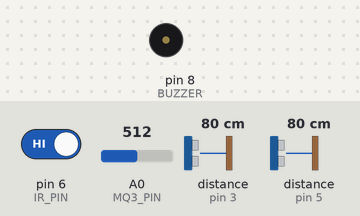
Simulated run of this sketch. Board: Arduino Uno, built with avr-gcc and run on an emulated ATmega328P. Shown: buzzer (waves = sounding, pin HIGH). Wiring (inferred from the names in the program): 2 × ultrasonic range finder: trigger pin 2, echo pin 3 / trigger pin 4, echo pin 5. The test bench sets the inputs (shaded band); at power-on: A0 (MQ3_PIN) = 512, distance to the obstacle (sensors on pin 3, pin 5) 80 cm, pin 6 (IR_PIN) HIGH. The echo pulse lasts 58.3 µs per cm; pins used as bus, display or sensor lines are not drawn; what the sketch prints to the serial monitor is not drawn.

Above: at 0.93 s.
1.9 s: A0 (MQ3_PIN) set to 211
5.4 s: A0 (MQ3_PIN) set to 192
At 6.8 s:
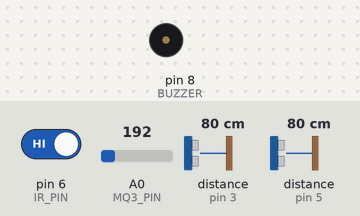
8.1 s: distance to the obstacle (sensor on pin 3) set to 12 cm
12.2 s: distance to the obstacle (sensor on pin 3) set to 9 cm
At 13.6 s:
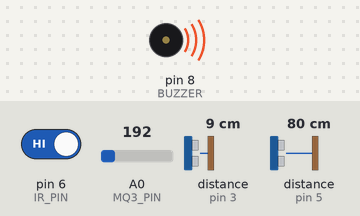
16.3 s: distance to the obstacle (sensor on pin 5) set to 33 cm
18.8 s: distance to the obstacle (sensor on pin 5) set to 27 cm
Timing chart, 0 to 23.3 s (numbered marks = the images above; inputs shaded):
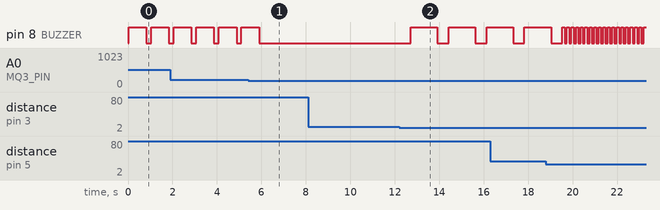

The sketch:

Sensors_code.ino
```cpp
#define TRIG1 2
#define ECHO1 3

#define TRIG2 4
#define ECHO2 5

#define IR_PIN 6
#define MQ3_PIN A0   // Analog pin

#define BUZZER 8

long duration;
int distance1, distance2;

int getDistance(int trigPin, int echoPin) {
  digitalWrite(trigPin, LOW);
  delayMicroseconds(2);

  digitalWrite(trigPin, HIGH);
  delayMicroseconds(10);
  digitalWrite(trigPin, LOW);

  duration = pulseIn(echoPin, HIGH);
  int distance = duration * 0.034 / 2;

  return distance;
}

void setup() {
  pinMode(TRIG1, OUTPUT);
  pinMode(ECHO1, INPUT);

  pinMode(TRIG2, OUTPUT);
  pinMode(ECHO2, INPUT);

  pinMode(IR_PIN, INPUT);
  pinMode(BUZZER, OUTPUT);

  Serial.begin(9600);
  Serial.println("System Initialized...");
}

void loop() {

  distance1 = getDistance(TRIG1, ECHO1);
  distance2 = getDistance(TRIG2, ECHO2);

  int irState = digitalRead(IR_PIN);
  int alcoholValue = analogRead(MQ3_PIN);

  // 📊 Serial Output
  Serial.print("D1: ");
  Serial.print(distance1);
  Serial.print(" cm | D2: ");
  Serial.print(distance2);
  Serial.print(" cm | IR: ");
  Serial.print(irState);
  Serial.print(" | MQ3: ");
  Serial.println(alcoholValue);

  // 🔴 IR (Highest Priority)
  if (irState == LOW) {
    Serial.println("⚠️ IR Obstacle Detected!");
    for (int i = 0; i < 2; i++) {
      digitalWrite(BUZZER, HIGH);
      delay(150);
      digitalWrite(BUZZER, LOW);
      delay(150);
    }
    return;
  }

  // 🔴 Alcohol Detection (Threshold = 200)
  if (alcoholValue > 200) {
    Serial.println("⚠️ Alcohol Detected!");
    digitalWrite(BUZZER, HIGH);
    delay(800);
    digitalWrite(BUZZER, LOW);
    delay(200);
    return;
  }

  // 🔴 Parking
  if (distance2 > 0 && distance2 < 30) {
    Serial.println("🚗 Parking Object Detected!");
    for (int i = 0; i < 3; i++) {
      digitalWrite(BUZZER, HIGH);
      delay(100);
      digitalWrite(BUZZER, LOW);
      delay(100);
    }
    return;
  }

  // 🔴 Level Warning
  if (distance1 < 10) {
    Serial.println("⚠️ Level Warning!");
    digitalWrite(BUZZER, HIGH);
    delay(1200);
    digitalWrite(BUZZER, LOW);
    delay(500);
    return;
  }

  // ✅ Normal
  Serial.println("✅ Normal Condition");
  digitalWrite(BUZZER, LOW);

  delay(500);
}
```

Measured:
- the behaviour switches between 201 and 200 on A0 (MQ3_PIN) (found by bisection; images 0 and 1)
- the behaviour switches between 11 and 10 cm on distance to the obstacle (sensor on pin 3) (found by bisection; images 1 and 2)
- after the input at 5.4 s, pin 8 (BUZZER): goes on until 5.9 s, then stays LOW
- after the input at 8.1 s, every drawn part: stays the same
- after the input at 12.2 s, pin 8 (BUZZER): alternates HIGH for 1.2 s and LOW for 0.51 s, starting after 0.51 s
- by itself, pin 8 (BUZZER): alternates HIGH for 0.80 s and LOW for 0.21 s
